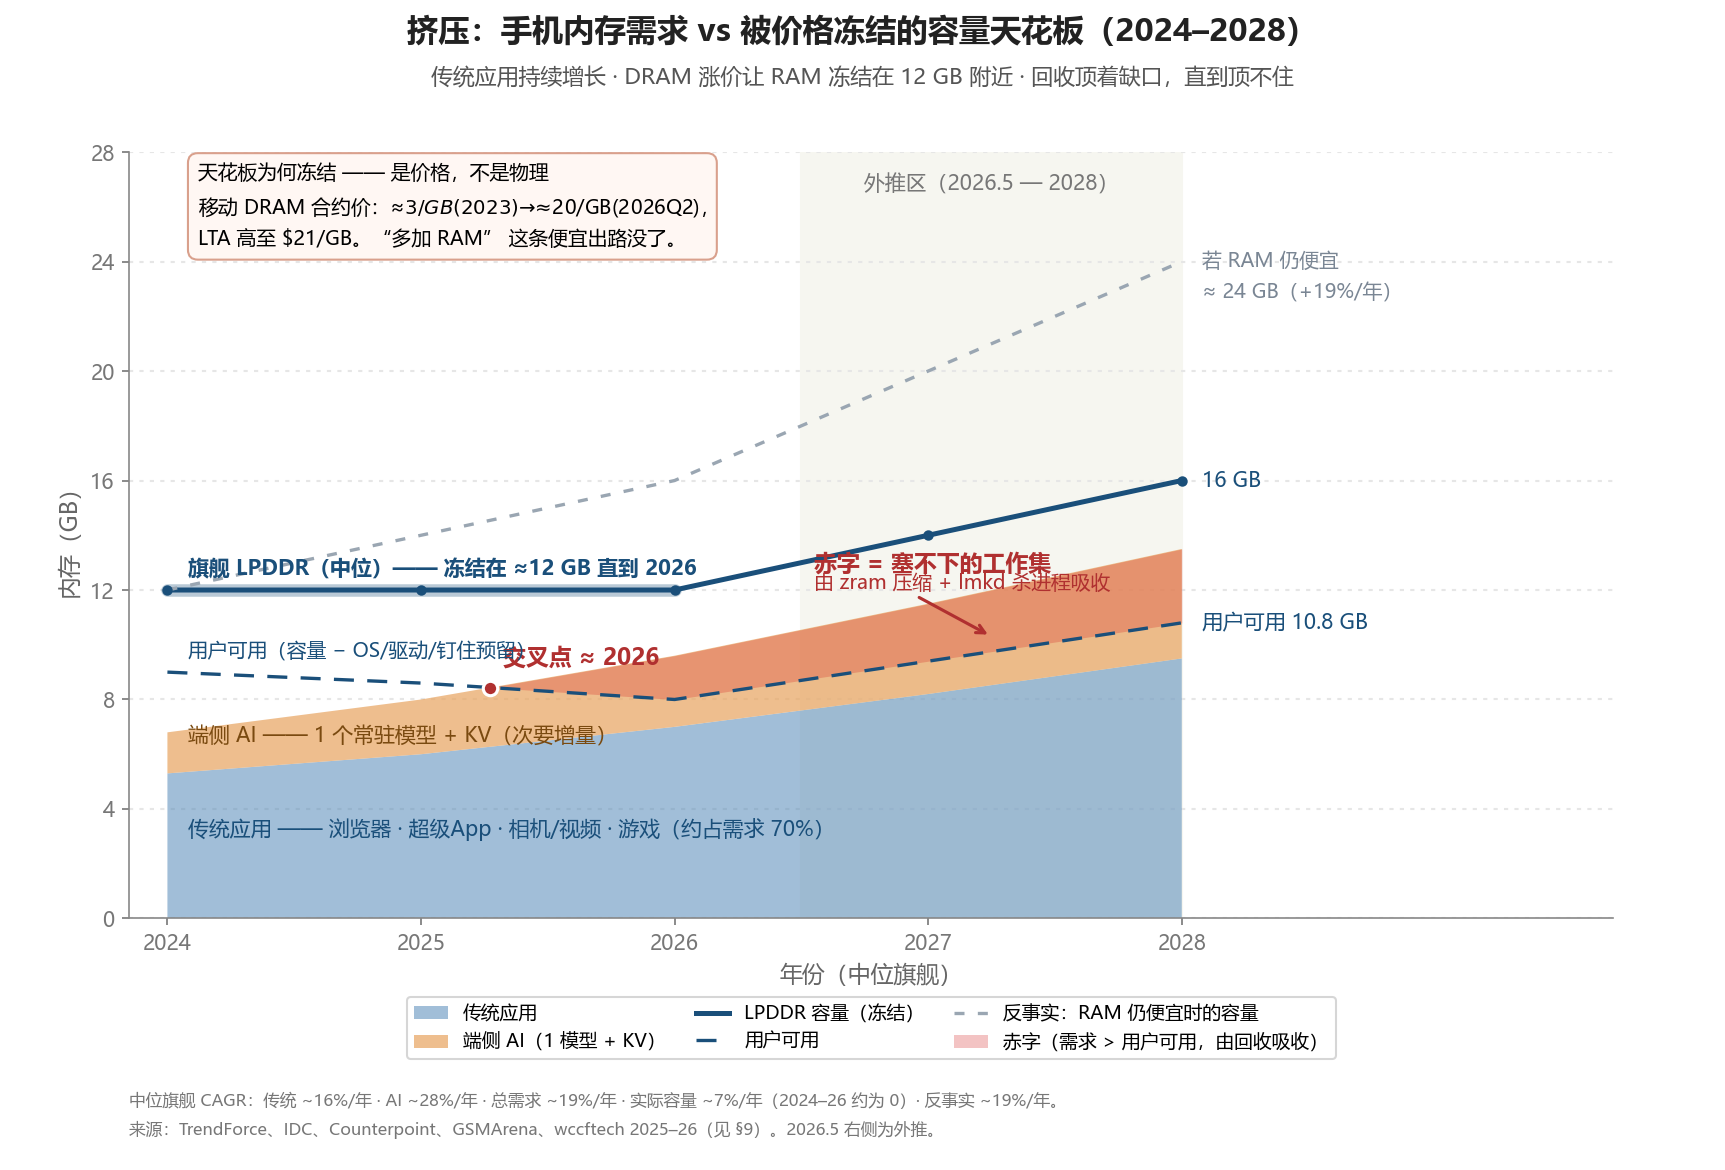

Write Python code to recreate this figure.
#!/usr/bin/env python3
# -*- coding: utf-8 -*-
"""
绘制「图1 · 挤压全貌」——手机内存需求（传统应用 + 端侧 AI 堆叠）vs 被价格冻结的
容量天花板，含用户可用线、反事实线与赤字楔形。复现 memory-capacity-crunch-conflict.svg。

运行:
    pip install matplotlib numpy
    python memory-capacity-crunch-conflict.py
输出: 同目录下 memory-capacity-crunch-conflict.png / .svg

中文字体: 下方 rcParams 已配置常见 CJK 字体的回退链。若仍显示成方块，把你系统里
带中文的字体名加到 font.sans-serif 列表最前面（Windows 一般 'Microsoft YaHei'，
macOS 'PingFang SC'，Linux 'Noto Sans CJK SC'）。
"""

import numpy as np
import matplotlib
import matplotlib.pyplot as plt
from matplotlib.patches import Patch
from matplotlib.lines import Line2D

# ---------------------------------------------------------------- 字体 / 全局样式
matplotlib.rcParams["font.sans-serif"] = [
    "Microsoft YaHei", "SimHei", "PingFang SC", "Noto Sans CJK SC",
    "Source Han Sans SC", "WenQuanYi Zen Hei", "sans-serif",
]
matplotlib.rcParams["axes.unicode_minus"] = False   # 负号用 ASCII，避免缺字
matplotlib.rcParams["svg.fonttype"] = "none"        # SVG 里保留文字（不转路径），可后期编辑

# ---------------------------------------------------------------- 配色（与 SVG 一致）
C_TRAD   = "#5589b8"   # 传统应用（蓝）
C_AI     = "#e8a35e"   # 端侧 AI（橙）
C_CAP    = "#1a4f7a"   # LPDDR 容量（深蓝）
C_COUNTER= "#9aa6b2"   # 反事实（灰）
C_DEF    = "#d62828"   # 赤字（红）
C_CROSS  = "#b03030"   # 交叉点 / 赤字标注
C_PROJ   = "#f6f6f0"   # 外推区底色
C_TXT    = "#333333"
C_MUTED  = "#777777"

# ---------------------------------------------------------------- 数据（中位旗舰，单位 GB）
years         = np.array([2024, 2025, 2026, 2027, 2028], dtype=float)
trad          = np.array([5.3, 6.0, 7.0, 8.2, 9.5])     # 传统应用工作集
total         = np.array([6.8, 8.0, 9.6, 11.5, 13.5])   # 总需求 = 传统 + 端侧 AI
ai            = total - trad                             # 端侧 AI 增量（堆叠在上层）
capacity      = np.array([12, 12, 12, 14, 16], dtype=float)   # 实际容量（2024–26 冻结）
counterfactual= np.array([12, 14, 16, 20, 24], dtype=float)   # 若 RAM 维持便宜（~19%/年）
user_avail    = np.array([9.0, 8.6, 8.0, 9.4, 10.8])    # 用户可用 = 容量 − OS/驱动/钉住预留

PROJ_START = 2026.5   # 外推区起点


def first_crossing(x, upper, lower):
    """返回 upper 由下方穿到 lower 上方的首个交点 (x, y)。"""
    d = upper - lower
    for i in range(len(x) - 1):
        if d[i] <= 0 <= d[i + 1]:
            t = (0 - d[i]) / (d[i + 1] - d[i])
            return x[i] + t * (x[i + 1] - x[i]), lower[i] + t * (lower[i + 1] - lower[i])
    return None


x_cross, y_cross = first_crossing(years, total, user_avail)   # ≈ (2025.27, 8.44)

# ---------------------------------------------------------------- 画布
fig = plt.figure(figsize=(11.5, 7.8))
ax = fig.add_axes([0.075, 0.215, 0.86, 0.655])  # [left, bottom, width, height]（如重叠可微调）

# 外推区底色（最底层）
ax.axvspan(PROJ_START, years[-1], color=C_PROJ, zorder=0)
ax.text((PROJ_START + years[-1]) / 2, 27.2, "外推区（2026.5 — 2028）",
        ha="center", va="top", fontsize=10, color=C_MUTED, zorder=1)

# 网格（数据之下）
ax.set_axisbelow(True)
ax.grid(axis="y", linestyle=(0, (2, 3)), color="#e6e6e6", linewidth=1)

# ---------------------------------------------------------------- 需求堆叠区：传统 + 端侧 AI
polys = ax.stackplot(years, trad, ai, colors=[C_TRAD, C_AI], zorder=2)
polys[0].set_alpha(0.55)   # 传统
polys[1].set_alpha(0.70)   # 端侧 AI

# ---------------------------------------------------------------- 赤字楔形：需求顶 > 用户可用
ax.fill_between(years, total, user_avail, where=(total >= user_avail),
                interpolate=True, color=C_DEF, alpha=0.28, linewidth=0, zorder=3)

# ---------------------------------------------------------------- 容量线（冻结）+ 冻结段高亮
ax.plot(years[:3], capacity[:3], color=C_CAP, linewidth=6, alpha=0.30,
        solid_capstyle="round", zorder=3)                       # 2024–26 冻结高亮
ax.plot(years, capacity, color=C_CAP, linewidth=2.4, zorder=4)
ax.scatter(years, capacity, s=16, color=C_CAP, zorder=5)

# 反事实线（RAM 仍便宜）
ax.plot(years, counterfactual, color=C_COUNTER, linewidth=1.6,
        linestyle=(0, (3, 4)), zorder=4)

# 用户可用线
ax.plot(years, user_avail, color=C_CAP, linewidth=1.6,
        linestyle=(0, (6, 4)), zorder=4)

# 交叉点
ax.scatter([x_cross], [y_cross], s=48, color=C_CROSS,
           edgecolor="white", linewidth=1.5, zorder=6)
ax.text(x_cross + 0.05, y_cross + 0.85, "交叉点 ≈ 2026",
        fontsize=11, fontweight="bold", color=C_CROSS, zorder=7)

# ---------------------------------------------------------------- 系列内联标注
ax.text(2024.08, 3.0, "传统应用 —— 浏览器 · 超级App · 相机/视频 · 游戏（约占需求 70%）",
        fontsize=10, color=C_CAP, zorder=7)
ax.text(2024.08, 6.45, "端侧 AI —— 1 个常驻模型 + KV（次要增量）",
        fontsize=10, color="#7a4a10", zorder=7)
ax.text(2024.08, 12.55, "旗舰 LPDDR（中位）—— 冻结在 ≈12 GB 直到 2026",
        fontsize=10, fontweight="bold", color=C_CAP, zorder=7)
ax.text(2024.08, 9.55, "用户可用（容量 − OS/驱动/钉住预留）",
        fontsize=9.5, color=C_CAP, zorder=7)

# 右侧端点标注
ax.text(2028.08, 16.0, "16 GB", fontsize=10, color=C_CAP, va="center")
ax.text(2028.08, 24.0, "若 RAM 仍便宜", fontsize=9.5, color="#7a8694", va="center")
ax.text(2028.08, 22.9, "≈ 24 GB（+19%/年）", fontsize=9.5, color="#7a8694", va="center")
ax.text(2028.08, 10.8, "用户可用 10.8 GB", fontsize=10, color=C_CAP, va="center")

# 赤字标注 + 指向楔形的箭头
ax.text(2026.55, 12.7, "赤字 = 塞不下的工作集",
        fontsize=11, fontweight="bold", color=C_CROSS, zorder=7)
ax.text(2026.55, 12.05, "由 zram 压缩 + lmkd 杀进程吸收",
        fontsize=9.5, color=C_CROSS, zorder=7)
ax.annotate("", xy=(2027.25, 10.3), xytext=(2026.95, 11.8),
            arrowprops=dict(arrowstyle="->", color=C_CROSS, linewidth=1.5), zorder=7)

# 价格说明框（左上空白区）
callout = ("天花板为何冻结 —— 是价格，不是物理\n"
           "移动 DRAM 合约价：≈$3/GB(2023) → ≈$20/GB(2026Q2)，\n"
           "LTA 高至 $21/GB。“多加 RAM” 这条便宜出路没了。")
ax.text(2024.12, 27.6, callout, fontsize=9.5, va="top", ha="left", linespacing=1.6,
        bbox=dict(boxstyle="round,pad=0.5", facecolor="#fff7f3", edgecolor="#d9a08c"),
        zorder=8)

# ---------------------------------------------------------------- 坐标轴
ax.set_xlim(2023.85, 2029.7)
ax.set_ylim(0, 28)
ax.set_xticks(years)
ax.set_xticklabels([int(y) for y in years])
ax.set_yticks([0, 4, 8, 12, 16, 20, 24, 28])
ax.set_xlabel("年份（中位旗舰）", fontsize=11, color="#666")
ax.set_ylabel("内存（GB）", fontsize=11, color="#666")
ax.tick_params(colors=C_MUTED)
for side in ("top", "right"):
    ax.spines[side].set_visible(False)
for side in ("left", "bottom"):
    ax.spines[side].set_color("#888")

# ---------------------------------------------------------------- 标题 / 副标题
fig.text(0.5, 0.965, "挤压：手机内存需求 vs 被价格冻结的容量天花板（2024–2028）",
         ha="center", fontsize=15, fontweight="bold", color="#222")
fig.text(0.5, 0.928, "传统应用持续增长 · DRAM 涨价让 RAM 冻结在 12 GB 附近 · 回收顶着缺口，直到顶不住",
         ha="center", fontsize=10.5, color="#555")

# ---------------------------------------------------------------- 图例（坐标轴下方）
handles = [
    Patch(facecolor=C_TRAD, alpha=0.55, label="传统应用"),
    Patch(facecolor=C_AI,   alpha=0.70, label="端侧 AI（1 模型 + KV）"),
    Line2D([0], [0], color=C_CAP, lw=2.4, label="LPDDR 容量（冻结）"),
    Line2D([0], [0], color=C_CAP, lw=1.6, linestyle=(0, (6, 4)), label="用户可用"),
    Line2D([0], [0], color=C_COUNTER, lw=1.6, linestyle=(0, (3, 4)),
           label="反事实：RAM 仍便宜时的容量"),
    Patch(facecolor=C_DEF, alpha=0.28, label="赤字（需求 > 用户可用，由回收吸收）"),
]
ax.legend(handles=handles, loc="upper center", bbox_to_anchor=(0.5, -0.09),
          ncol=3, frameon=True, fontsize=9, handlelength=1.8, columnspacing=1.6)

# ---------------------------------------------------------------- 脚注
fig.text(0.075, 0.055,
         "中位旗舰 CAGR：传统 ~16%/年 · AI ~28%/年 · 总需求 ~19%/年 · "
         "实际容量 ~7%/年（2024–26 约为 0）· 反事实 ~19%/年。",
         fontsize=8, color=C_MUTED)
fig.text(0.075, 0.030,
         "来源：TrendForce、IDC、Counterpoint、GSMArena、wccftech 2025–26（见 §9）。2026.5 右侧为外推。",
         fontsize=8, color=C_MUTED)

# ---------------------------------------------------------------- 输出
fig.savefig("memory-capacity-crunch-conflict.png", dpi=150)
fig.savefig("memory-capacity-crunch-conflict.svg")
print("已输出 memory-capacity-crunch-conflict.png / .svg")
# plt.show()   # 交互查看可取消注释
